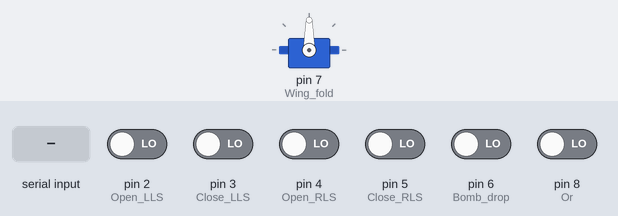
The sketch below on a simulated Arduino Uno, built with avr-gcc and run on an emulated ATmega328P. On the bench: servo. The test bench sets the inputs (shaded band); at power-on: pin 2 (Open_LLS), pin 3 (Close_LLS), pin 4 (Open_RLS), pin 5 (Close_RLS), pin 6 (Bomb_drop), pin 8 (Or) LOW. What the sketch prints to the serial monitor is not drawn.

Above: at 1.2 s.
1.3 s: byte 30 received over Serial
At 1.7 s:
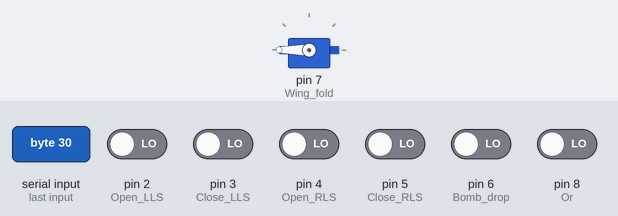
Timing chart, 0 to 4.3 s (numbered marks = the images above; inputs shaded):
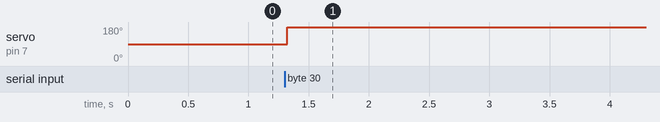

Measured:
- after the input at 1.3 s, servo on pin 7 (Wing_fold): 90° → 180° at once

The sketch:

wingfoldtest.ino.ino
```cpp
#include <Wire.h>
#include <Adafruit_PWMServoDriver.h>
#include <Servo.h>


Adafruit_PWMServoDriver pwm = Adafruit_PWMServoDriver();


// our servo # counter
uint8_t servonum = 0;
const int Open_LLS = 2; //LLS stands for left limit switch & Open indicates that when it hits this limit switch the wing is folded
const int Close_LLS = 3;
const int Open_RLS = 4;
const int Close_RLS = 5; //RLS stands for right limit switch and Close indicates that when it hits this limit switch the wing is in its flight ready config.
const int Bomb_drop = 6;
const int Wing_fold = 7;
const int Or = 8; // Switch that sets wing folding ability on or off
int pulselen = 2100;
int Switch =0;
int LOpen =0;
int LClose =0;
int ROpen =0;
int RClose =0;
int Wing_read =0;
int Bomb_read =0;
int incomingByte=0;

Servo myservo;

#define LockServoMin 130
#define LockServoMax 600

#define SERVOMIN  0
#define SERVOMAX  4096

void setup() {

 pinMode(Open_LLS, INPUT);
 pinMode(Close_LLS, INPUT);
 pinMode(Open_RLS, INPUT);
 pinMode(Close_RLS, INPUT);
 pinMode(Bomb_drop, INPUT);
 pinMode(Wing_fold, INPUT);
 pinMode(Or, INPUT);

 Serial.begin(9600);
 myservo.attach(7);
 pwm.begin(); // Initializes driver read

 pwm.setPWMFreq(60);  // Analog servos run at ~60 Hz updates

 yield();
}

void loop() {
 Switch = digitalRead(Or); // Reads status of safety switch
 LOpen = digitalRead(Open_LLS);
 LClose = digitalRead(Close_LLS);
 ROpen = digitalRead(Open_RLS);
 RClose = digitalRead(Close_RLS);
 Wing_read = digitalRead(Wing_fold); // Read state of wing fold signal
 Bomb_read = digitalRead(Bomb_drop); // Read state of bomb drop signal

 Serial.println(Wing_read);
 // Serial.print(Bomb_read)

 if (Serial.available() > 0) {
   Serial.println("if statement");
   incomingByte=Serial.read();
   Serial.println(incomingByte);
   myservo.write(200);
   delay(500);
 }
}
```
